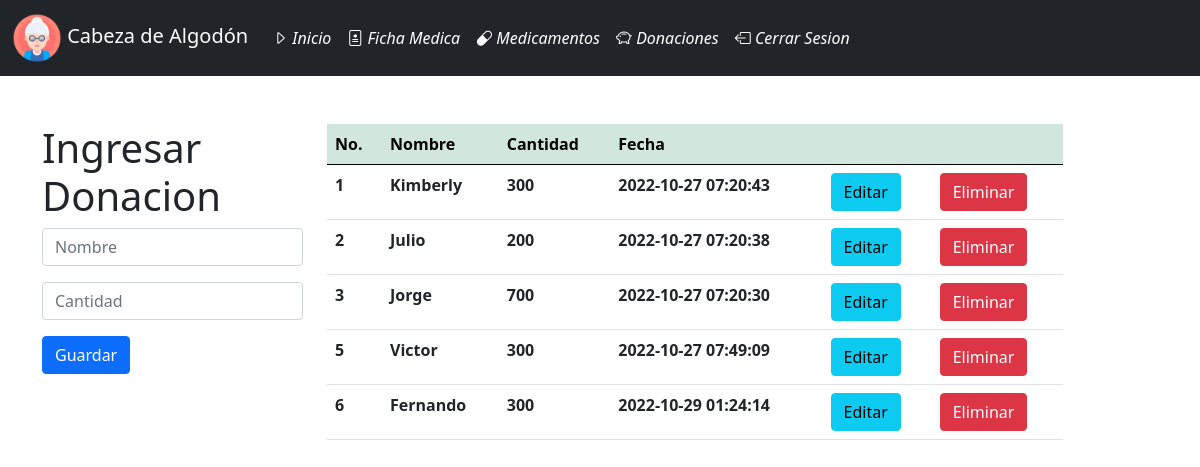
/donaciones_doctor.php, run on the app's committed database.
### tables this page shows
CREATE TABLE `donaciones` (
  `id_donaciones` int(11) NOT NULL,
  `nombre` varchar(255) NOT NULL,
  `cantidad` int(50) NOT NULL,
  `fecha` timestamp NOT NULL DEFAULT current_timestamp() ON UPDATE current_timestamp()
);

### donaciones_doctor.php (the view, shortened to what this page needs)
<?php
    include("conexion.php");
    $sql="SELECT * FROM donaciones";
    $query=mysqli_query($conexion,$sql);
?>
<!DOCTYPE html>
<html lang="en">
    <head>
        <link href="https://cdn.jsdelivr.net/npm/bootstrap@5.0.0-beta1/dist/css/bootstrap.min.css" rel="stylesheet">
        <link rel="stylesheet" href="https://cdn.jsdelivr.net/npm/bootstrap-icons@1.9.1/font/bootstrap-icons.css">
    </head>
    <body>
    <nav class="navbar navbar-expand-lg navbar navbar-dark bg-dark">
        <div class="container-fluid">
          <a class="navbar-brand" href="#">
            <img src="image/logo2.ico" alt="" width="50px">
            <label>Cabeza de Algodón</label>
            </a>
          <div class="collapse navbar-collapse" id="navbarText">
            <ul class="navbar-nav me-auto mb-2 mb-lg-0">
            <li class="nav-item">
                <a class="nav-link active" aria-current="page" href="Inicio_doctor.php"><i class="bi bi-caret-right"> Inicio</i></a>
              </li>
              <li class="nav-item">
                <a class="nav-link active" aria-current="page" href="ficha_medica_doctor.php"><i class="bi bi-file-medical"> Ficha Medica</i></a>
              </li>
              <li class="nav-item">
                <a class="nav-link active" aria-current="page" href="medicamentos_doctor.php"><i class="bi bi-capsule"> Medicamentos</i></a>
              </li>
              <li class="nav-item">
                <a class="nav-link active" aria-current="page" href="donaciones_doctor.php"><i class="bi bi-piggy-bank"> Donaciones</i></a>
              </li>
              <li class="nav-item">
                <a class="nav-link active" aria-current="page" href="cerrar.php"><i class="bi bi-box-arrow-left"> Cerrar Sesion</i></a>
              </li>
            </ul>
          </div>
        </div>
      </nav>
            <div class="container mt-5">
                    <div class="row">
                        <div class="col-md-3">
                            <h1>Ingresar Donacion</h1>
                                <form action="insertar_donacioneslabo.php" method="POST">
                                    <input type="text" class="form-control mb-3" name="nombre" placeholder="Nombre">
                                    <input type="text" class="form-control mb-3" name="cantidad" placeholder="Cantidad">
                                    <input type="submit" class="btn btn-primary" value="Guardar">
                                </form>
                        </div>
                        <div class="col-md-8">
                            <table class="table" >
                                <thead class="table-success table-striped" >
                                    <tr>
                                        <th>No.</th>
                                        <th>Nombre</th>
                                        <th>Cantidad</th>
                                        <th>Fecha</th>
                                        <th></th>
                                        <th></th>
                                    </tr>
                                </thead>
                                <tbody>
                                        <?php
                                            while($row=mysqli_fetch_array($query)){
                                        ?>
                                            <tr>
                                                <th><?php  echo $row['id_donaciones']?></th>
                                                <th><?php  echo $row['nombre']?></th>
                                                <th><?php  echo $row['cantidad']?></th>
                                                <th><?php  echo $row['fecha']?></th>
                                                <th><a href="actualizar_donacioneslabo.php?id=<?php echo $row['id_donaciones'] ?>" class="btn btn-info">Editar</a></th>
                                                <th><a href="eliminar_donacioneslabo.php?id=<?php echo $row['id_donaciones'] ?>" class="btn btn-danger">Eliminar</a></th>
                                            </tr>
                                        <?php
                                            }
                                        ?>
                                </tbody>
                            </table>
                        </div>
                    </div>
            </div>
    </body>
</html>

### data on the page
donaciones: id_donaciones "1", nombre "Kimberly", cantidad "300", fecha "2022-10-27 07:20:43"
donaciones: id_donaciones "2", nombre "Julio", cantidad "200", fecha "2022-10-27 07:20:38"
donaciones: id_donaciones "3", nombre "Jorge", cantidad "700", fecha "2022-10-27 07:20:30"
donaciones: id_donaciones "5", nombre "Victor", cantidad "300", fecha "2022-10-27 07:49:09"
donaciones: id_donaciones "6", nombre "Fernando", cantidad "300", fecha "2022-10-29 01:24:14"
